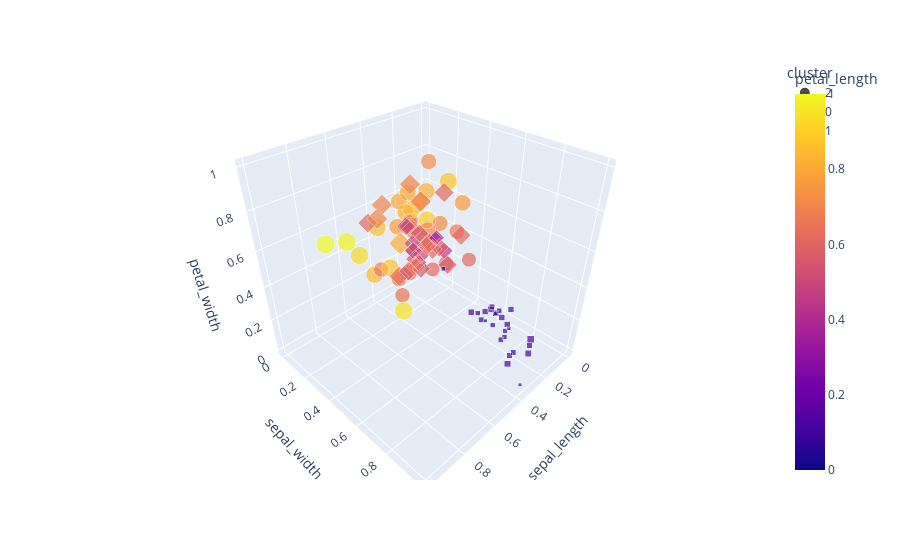

Notebook source saved alongside this figure:
### Code cell
fig = px.scatter_3d(X_iris_scaled, x='sepal_length', y='sepal_width', z='petal_width',
              color='petal_length', size='petal_length', size_max=18,
              symbol='cluster', opacity=0.7)


fig.show()
